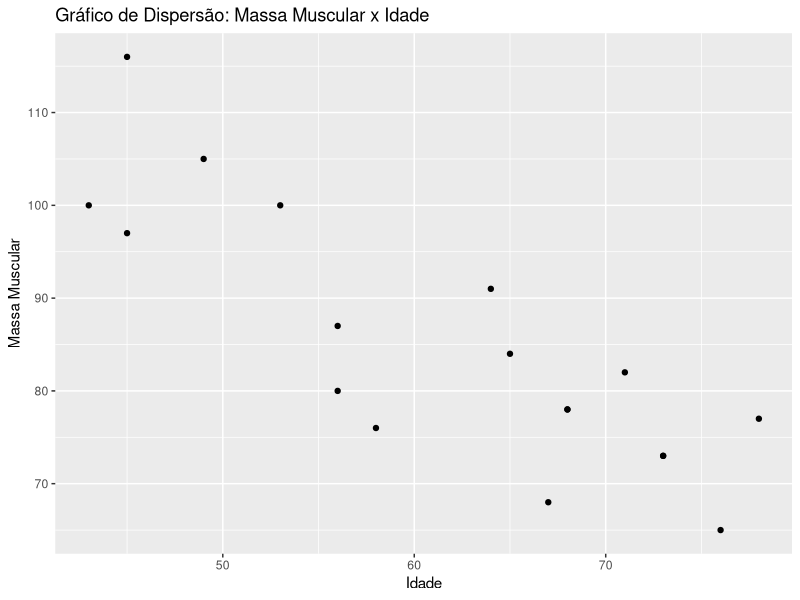
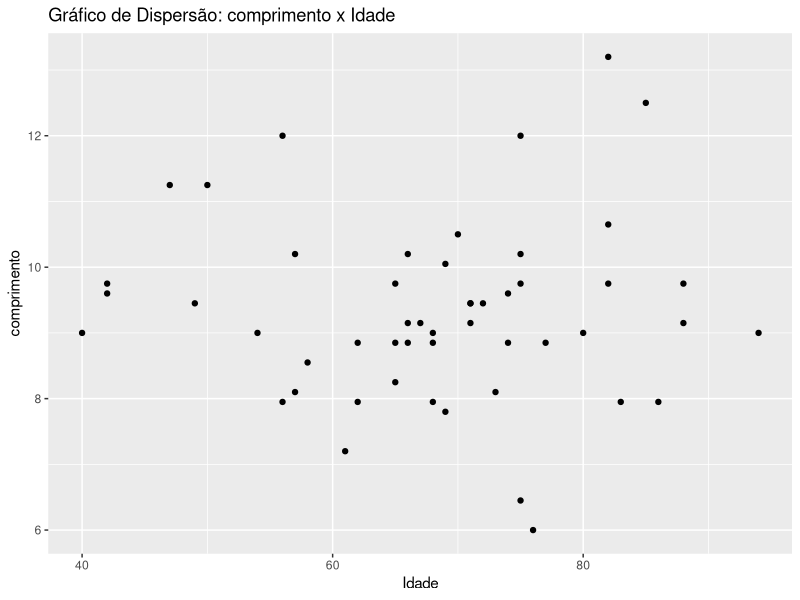
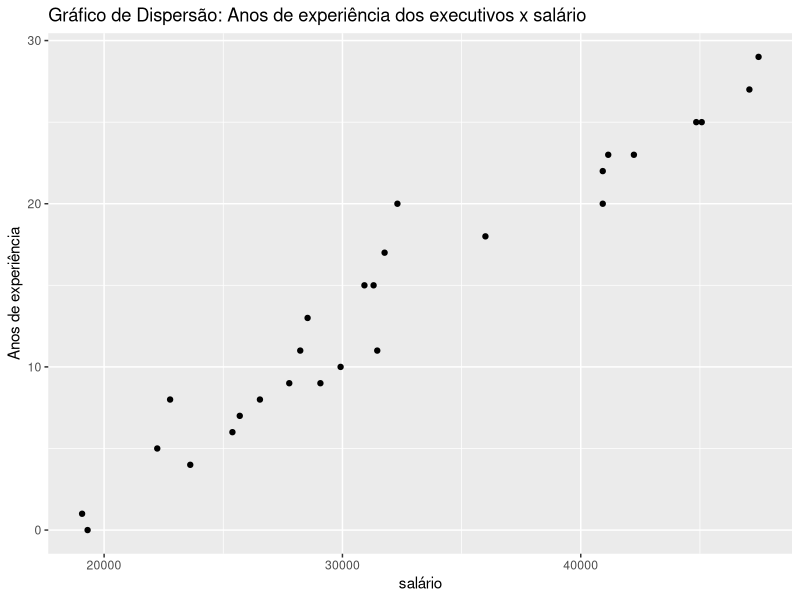

Source code (R) for these figures, in order:
## ---- chunk 1
#install.packages("ggplot2")  # Gráficos
## ---- chunk 2
#Dados

idade<-c(71, 64, 43, 67, 56, 73, 68, 56, 76, 65, 45, 58, 45, 53, 49, 78, 73, 68)

massamuscular<-c(82, 91, 100, 68, 87, 73, 78, 80, 65, 84, 116, 76, 97, 100, 105,
77, 73, 78)

# Criando um dataframe
dados_Q1 <- data.frame(idade, massamuscular)
## ---- chunk 3

library(ggplot2)  # Carregamento do pacote

# Gráfico de dispersão com ggplot2
ggplot(data = dados_Q1, aes(x = idade, y = massamuscular)) +
  geom_point() +
  labs(x = "Idade", y = "Massa Muscular",
       title = "Gráfico de Dispersão: Massa Muscular x Idade")
## ---- chunk 4
# Calculando o coeficiente de correlação de Pearson
correlacao <- cor(idade, massamuscular, method = "pearson")

correlacao
## ---- chunk 5
# Teste de hipóteses para a correlação
resultado_teste <- cor.test(idade, massamuscular)

resultado_teste
## ---- chunk 6
# Dados
idade_morte<-c(40, 42, 42, 47, 49, 50, 54, 56, 56, 57, 57, 58, 61, 62, 62, 65, 
               65, 65, 66, 66, 66, 67, 68, 68, 68, 69, 69, 70, 71, 71, 71, 72, 
               73, 74, 74, 75, 75, 75,75, 76, 77, 80, 82, 82, 82, 83, 85, 86, 
               88, 88, 94)

comprimento<-c(9.00,9.60,9.75,11.25,9.45,11.25,9.00,7.95,12.00,8.10,10.20,8.55,
               7.20,7.95,8.85,8.25,8.85,9.75,8.85,9.15,10.20,9.15,7.95,8.85,
               9.00,7.80,10.05,10.50,9.15,9.45,9.45,9.45,8.10,8.85,9.60,6.45,
               9.75,10.20,12.00,6.00,8.85,9.00,9.75,10.65,13.20,7.95,12.50,
               7.95,9.15,9.75,9.00)

# Criando um dataframe
dados_Q2 <- data.frame(idade_morte, comprimento)
## ---- chunk 7

library(ggplot2)  # Carregamento do pacote

# Gráfico de dispersão com ggplot2
ggplot(data = dados_Q2, aes(x = idade_morte, y = comprimento)) +
  geom_point() +
  labs(x = "Idade", y = "comprimento",
       title = "Gráfico de Dispersão: comprimento x Idade")
## ---- chunk 8
# Calculando o coeficiente de correlação de Pearson
correlacao_Q2 <- cor(idade_morte, comprimento, method = "pearson")

correlacao_Q2
## ---- chunk 9
# Teste de hipóteses para a correlação
resultado_teste_Q2 <- cor.test(idade_morte, comprimento)

resultado_teste_Q2
## ---- chunk 10
# Dados
salario<-c(19307,31769,22769,31307,27769,30923,26538,22230,28538,32307,28230,
           19076,25384,25692,42230,40923,36000,47076,31461,29923,47461,41153,
           23615,40923,45076,29076,44846)

experiencia<-c(0, 17, 8, 15, 9, 15, 8, 5, 13, 20, 11, 1, 6, 7, 23, 20, 18, 27,
               11, 10, 29, 23, 4, 22, 25, 9, 25)

# Criando um dataframe
dados_Q3 <- data.frame(salario, experiencia)
## ---- chunk 11
library(ggplot2)  # Carregamento do pacote

# Gráfico de dispersão com ggplot2
ggplot(data = dados_Q3, aes(x = salario, y = experiencia)) +
  geom_point() +
  labs(x = "salário", y = "Anos de experiência",
       title = "Gráfico de Dispersão: Anos de experiência dos executivos x salário")
## ---- chunk 12
# Calculando o coeficiente de correlação de Pearson
correlacao <- cor(salario, experiencia, method = "pearson")

correlacao
## ---- chunk 13
# Teste de hipóteses para a correlação
resultado_teste_Q3 <- cor.test(salario, experiencia)

resultado_teste_Q3
